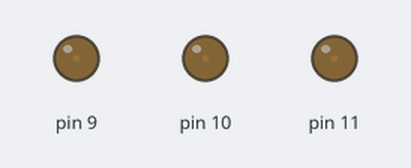
Recording of a sketch running on a simulated Arduino Uno, built with avr-gcc and run on an emulated ATmega328P. Shown: output pins drawn as LEDs (lit = HIGH).

Above: at 0.05 s.
At 1.25 s:
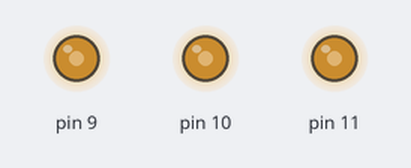
At 2.05 s:
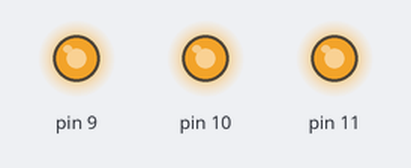
At 4.1 s:
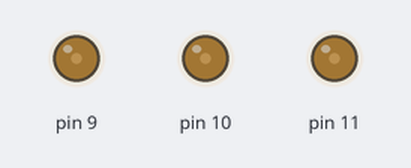
Timing chart, 0 to 6.0 s (numbered marks = the images above):
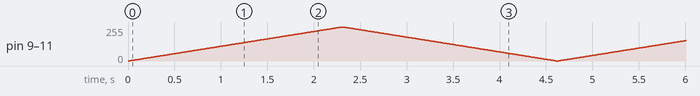

The sketch:

practica5.ino
```cpp
void setup()
{
// no es necesario definir puertos de salida con la instruvvión analogWrite
}

void loop()
{
for(int i=0;i<=255;i++)
{
  analogWrite(11,i);
  analogWrite(10,i);
  analogWrite(9,i);
  delay(9);
 }

for(int i=255;i>=0;i--)
  {
    analogWrite(11,i);
    analogWrite(10,i);
    analogWrite(9,i);
    delay(9);
  }
}
```
